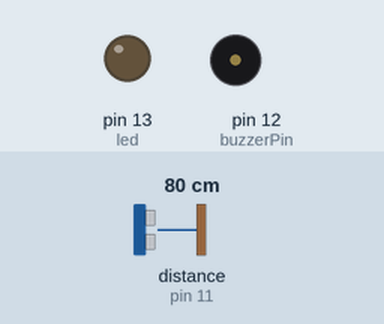
Recording of a sketch running on a simulated Arduino Uno, built with avr-gcc and run on an emulated ATmega328P. Shown: output pins drawn as LEDs (lit = HIGH), buzzer (waves = sounding). Wiring (inferred from the names in the program): ultrasonic range finder: trigger pin 10; echo pin 11. The test bench sets the inputs (shaded band); at power-on: distance to the obstacle (sensor on pin 11) 80 cm. The echo pulse lasts 58.3 µs per cm; pins used as bus, display or sensor lines are not drawn.

Above: at 1.2 s.
1.3 s: distance to the obstacle (sensor on pin 11) set to 35 cm
2.8 s: distance to the obstacle (sensor on pin 11) set to 28 cm
At 4.0 s:
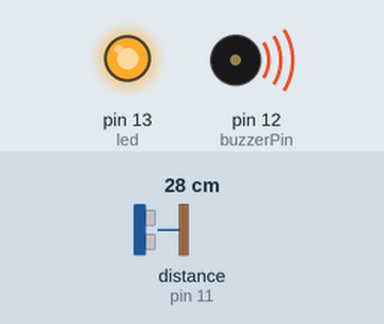
4.3 s: distance to the obstacle (sensor on pin 11) set to 60 cm
At 5.5 s:
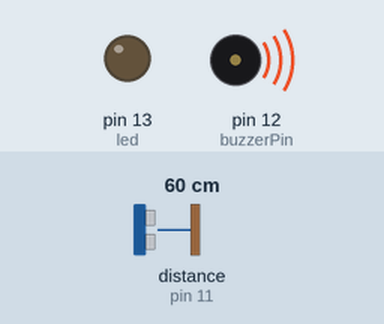
5.8 s: distance to the obstacle (sensor on pin 11) set to 2 cm
At 6.3 s:
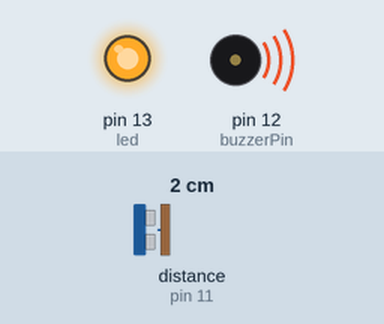
Timing chart, 0 to 8.3 s (numbered marks = the images above; inputs shaded):
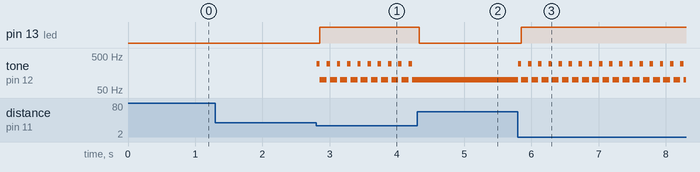

Measured:
- the behaviour switches between 32 and 31 cm on distance to the obstacle (sensor on pin 11) (found by bisection; images 0 and 1)
- after the input at 1.3 s, every drawn part: stays the same
- after the input at 2.8 s, pin 13 (led): LOW → HIGH after 0.05 s; tone on pin 12 (buzzerPin): alternates 300 Hz for 0.05 s and 100 Hz for 0.10 s, starting at once
- after the input at 4.3 s, pin 13 (led): HIGH → LOW at once; tone on pin 12 (buzzerPin): stops changing and stays 100 Hz
- after the input at 5.8 s, pin 13 (led): LOW → HIGH after 0.05 s; tone on pin 12 (buzzerPin): alternates 300 Hz for 0.05 s and 100 Hz for 0.10 s, starting at once

The sketch:

buzzer___Ultra.ino
```cpp
//HC SR04
int trigPin = 10;
int echoPin = 11;
int led = 13;
int buzzerPin = 12;
long duration, cm, inches;


void setup() {
 pinMode(buzzerPin, OUTPUT);
  Serial.begin(9600);

  pinMode(trigPin, OUTPUT);
  pinMode(echoPin, INPUT);
  pinMode(led,     OUTPUT);
  digitalWrite(trigPin, LOW);


}

void loop() {
  digitalWrite(trigPin, HIGH);
  delayMicroseconds(10);
  digitalWrite(trigPin, LOW);

  duration = pulseIn(echoPin, HIGH);

  cm = (duration / 2) / 29.1;
  inches = (duration / 2) / 74;

  if (cm <= 30) {
    tone(buzzerPin, 100);
    tone(buzzerPin, 300);
    delay(50);
    tone(buzzerPin, 100);
    digitalWrite(led, HIGH);
    delay(100);
  }
  else {
    digitalWrite(led, LOW);
  }
}
```
